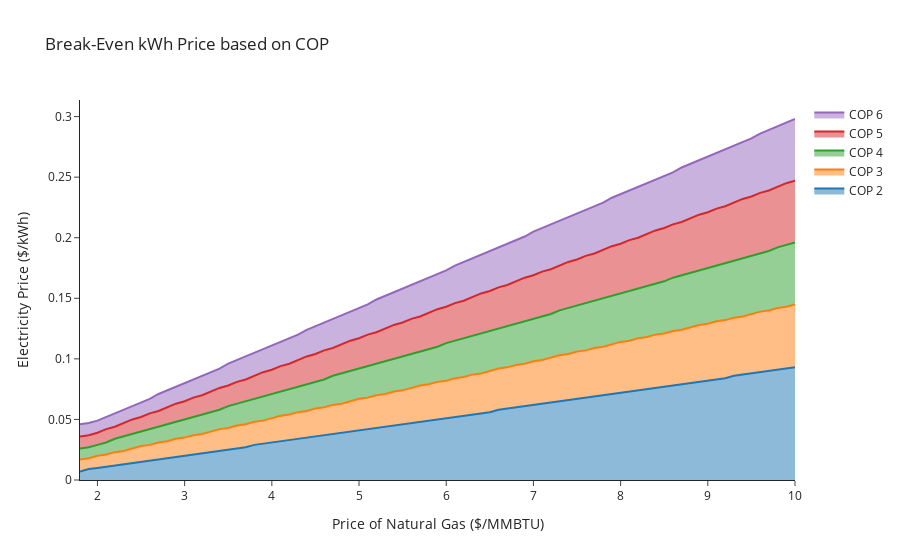

The notebook cell saved with this chart:
### Code cell
fig = go.Figure()

for cop in columns:
    fig.add_trace(go.Scatter(
        x=df['NG price'], 
        y=df[cop],
        mode='lines',
        fill='tonexty',
        name=cop
    ))
fig.update_layout(
    template = 'simple_white',
    title = 'Break-Even kWh Price based on COP',
    xaxis_title = 'Price of Natural Gas ($/MMBTU)',
    yaxis_title = 'Electricity Price ($/kWh)'
    )
fig.show()
